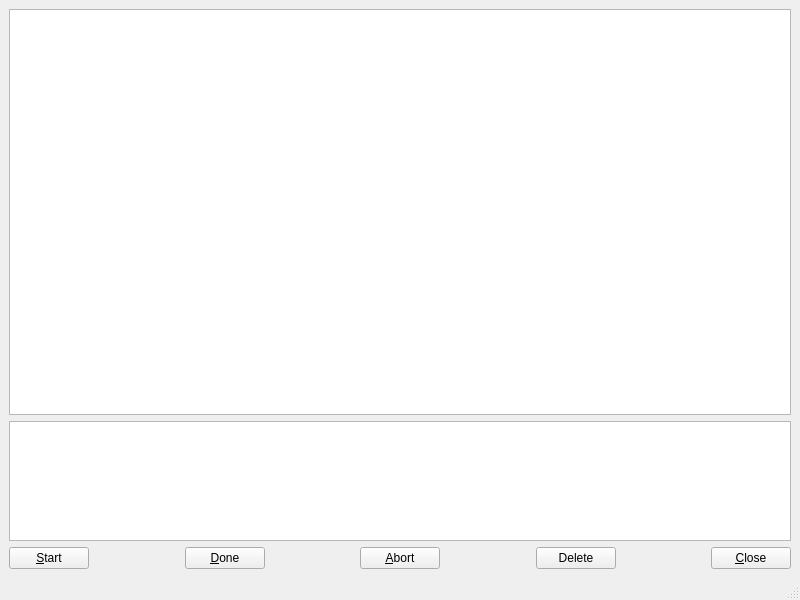
<?xml version="1.0" encoding="UTF-8"?>
<ui version="4.0">
    <class>Assignments</class>
    <widget class="QMainWindow" name="Assignments">
        <property name="geometry">
            <rect>
                <x>0</x>
                <y>0</y>
                <width>800</width>
                <height>600</height>
            </rect>
        </property>
        <property name="windowTitle">
            <string>Assignments</string>
        </property>
        <widget class="QWidget" name="centralwidget">
            <layout class="QVBoxLayout" name="verticalLayout">
                <item>
                    <widget class="QTableWidget" name="table_Assignments"/>
                </item>
                <item>
                    <widget class="QTextBrowser" name="text_AssignmentNotes">
                        <property name="maximumSize">
                            <size>
                                <width>16777215</width>
                                <height>120</height>
                            </size>
                        </property>
                    </widget>
                </item>
                <item>
                    <layout class="QHBoxLayout" name="horizontalLayout">
                        <item>
                            <widget class="QPushButton" name="btn_Start">
                                <property name="text">
                                    <string>&amp;Start</string>
                                </property>
                            </widget>
                        </item>
                        <item>
                            <spacer name="horizontalSpacer_4">
                                <property name="orientation">
                                    <enum>Qt::Orientation::Horizontal</enum>
                                </property>
                                <property name="sizeHint" stdset="0">
                                    <size>
                                        <width>40</width>
                                        <height>20</height>
                                    </size>
                                </property>
                            </spacer>
                        </item>
                        <item>
                            <widget class="QPushButton" name="btn_Done">
                                <property name="text">
                                    <string>&amp;Done</string>
                                </property>
                            </widget>
                        </item>
                        <item>
                            <spacer name="horizontalSpacer_3">
                                <property name="orientation">
                                    <enum>Qt::Orientation::Horizontal</enum>
                                </property>
                                <property name="sizeHint" stdset="0">
                                    <size>
                                        <width>40</width>
                                        <height>20</height>
                                    </size>
                                </property>
                            </spacer>
                        </item>
                        <item>
                            <widget class="QPushButton" name="btn_Abort">
                                <property name="text">
                                    <string>&amp;Abort</string>
                                </property>
                            </widget>
                        </item>
                        <item>
                            <spacer name="horizontalSpacer_2">
                                <property name="orientation">
                                    <enum>Qt::Orientation::Horizontal</enum>
                                </property>
                                <property name="sizeHint" stdset="0">
                                    <size>
                                        <width>40</width>
                                        <height>20</height>
                                    </size>
                                </property>
                            </spacer>
                        </item>
                        <item>
                            <widget class="QPushButton" name="btn_Delete">
                                <property name="text">
                                    <string>Delete</string>
                                </property>
                            </widget>
                        </item>
                        <item>
                            <spacer name="horizontalSpacer">
                                <property name="orientation">
                                    <enum>Qt::Orientation::Horizontal</enum>
                                </property>
                                <property name="sizeHint" stdset="0">
                                    <size>
                                        <width>40</width>
                                        <height>20</height>
                                    </size>
                                </property>
                            </spacer>
                        </item>
                        <item>
                            <widget class="QPushButton" name="btn_Close">
                                <property name="text">
                                    <string>&amp;Close</string>
                                </property>
                            </widget>
                        </item>
                    </layout>
                </item>
            </layout>
        </widget>
        <widget class="QStatusBar" name="statusbar"/>
    </widget>
    <resources/>
    <connections>
        <connection>
            <sender>btn_Close</sender>
            <signal>clicked()</signal>
            <receiver>Assignments</receiver>
            <slot>close()</slot>
            <hints>
                <hint type="sourcelabel">
                    <x>699</x>
                    <y>551</y>
                </hint>
                <hint type="destinationlabel">
                    <x>399</x>
                    <y>299</y>
                </hint>
            </hints>
        </connection>
    </connections>
</ui>
